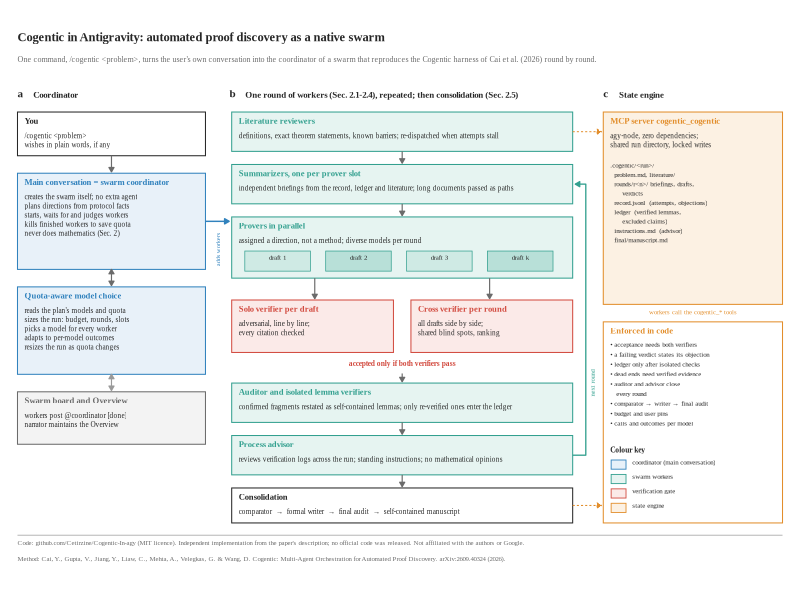

Here is the R script that generated this plot: (Note: this script raises an error after producing the figure.)
# Architecture of Cogentic-In-agy: the Cogentic harness (Cai et al., arXiv:2609.40324) as an
# Antigravity swarm. Schematic-led composite, double-column width (183 mm).
# Run from the repository root:  Rscript docs/figure/architecture.R
# Outputs: docs/figure/cogentic_architecture.{svg,pdf,png}

suppressPackageStartupMessages({
  library(ggplot2)
})

W <- 183; H <- 128                        # canvas in mm (= final size)
pt <- function(x) x / .pt                 # font size in pt -> ggplot size units
FONT <- "Times New Roman"

col <- c(
  ink = "#272727", mid = "#6B6B6B", line = "#9A9A9A", light = "#F3F3F3",
  coord = "#3182BD", coord_bg = "#E8F1F9",   # coordinator / swarm (signal blue)
  work = "#33A08F", work_bg = "#E6F4F1",     # workers (signal teal)
  verify = "#D24B40", verify_bg = "#FBEAE8", # verification gate (accent red)
  engine = "#E28E2C", engine_bg = "#FCF1E3"  # state engine (accent orange)
)

box <- function(x0, x1, y0, y1, fill, border, lwd = 0.35, lty = "solid") {
  annotate("rect", xmin = x0, xmax = x1, ymin = y0, ymax = y1,
           fill = fill, colour = border, linewidth = lwd, linetype = lty)
}
txt <- function(x, y, label, size = 5.6, face = "plain", colour = col[["ink"]], hjust = 0, vjust = 1, lh = 1.05, angle = 0) {
  annotate("text", x = x, y = y, label = label, size = pt(size), fontface = face, angle = angle,
           colour = colour, hjust = hjust, vjust = vjust, family = FONT, lineheight = lh)
}
arr <- function(x0, y0, x1, y1, colour = col[["mid"]], lty = "solid", lwd = 0.4, ends = "last") {
  annotate("segment", x = x0, y = y0, xend = x1, yend = y1, colour = colour, linetype = lty,
           linewidth = lwd, arrow = arrow(length = unit(1.3, "mm"), type = "closed", ends = ends))
}
stage <- function(x0, x1, y0, y1, title, detail, fill, border) {
  list(box(x0, x1, y0, y1, fill, border),
       txt(x0 + 1.6, y1 - 1.3, title, size = 6.2, face = "bold", colour = border),
       txt(x0 + 1.6, y1 - 4.6, detail, size = 5.2, colour = col[["ink"]]))
}
panel_label <- function(x, y, l, title) {
  list(txt(x, y, l, size = 8, face = "bold"), txt(x + 3.6, y - 0.35, title, size = 6.4, face = "bold"))
}

p <- ggplot() +
  coord_fixed(xlim = c(0, W), ylim = c(0, H), expand = FALSE) +
  theme_void(base_family = FONT) +
  theme(plot.background = element_rect(fill = "white", colour = NA),
        plot.margin = margin(0, 0, 0, 0)) +

  # ---- title ----------------------------------------------------------------------------------
  txt(4, H - 3, "Cogentic in Antigravity: automated proof discovery as a native swarm", size = 9, face = "bold") +
  txt(4, H - 8.2, paste0("One command, /cogentic <problem>, turns the user's own conversation into the coordinator of a swarm that ",
                         "reproduces the Cogentic harness of Cai et al. (2026) round by round."),
      size = 5.8, colour = col[["mid"]]) +

  # ---- a: coordinator ---------------------------------------------------------------------------
  panel_label(4, 112, "a", "Coordinator") +
  stage(4, 47, 97, 107, "You", "/cogentic <problem>\nwishes in plain words, if any", "white", col[["ink"]]) +
  arr(25.5, 97, 25.5, 93.3) +
  stage(4, 47, 71, 93, "Main conversation = swarm coordinator",
        paste("creates the swarm itself; no extra agent",
              "plans directions from protocol facts",
              "starts, waits for and judges workers",
              "kills finished workers to save quota",
              "never does mathematics (Sec. 2)", sep = "\n"),
        col[["coord_bg"]], col[["coord"]]) +
  arr(25.5, 71, 25.5, 67.3, ends = "both") +
  stage(4, 47, 47, 67, "Quota-aware model choice",
        paste("reads the plan's models and quota",
              "sizes the run: budget, rounds, slots",
              "picks a model for every worker",
              "adapts to per-model outcomes",
              "resizes the run as quota changes", sep = "\n"),
        col[["coord_bg"]], col[["coord"]]) +
  stage(4, 47, 31, 43, "Swarm board and Overview",
        "workers post @coordinator [done]\nnarrator maintains the Overview",
        col[["light"]], col[["mid"]]) +
  arr(25.5, 47, 25.5, 43.3, ends = "both", colour = col[["line"]]) +
  arr(47, 82, 52.4, 82, colour = col[["coord"]], lwd = 0.5) +
  txt(49.9, 75.5, "adds workers", size = 4.6, colour = col[["coord"]], hjust = 0.5, vjust = 0.5, angle = 90) +

  # ---- b: one round -----------------------------------------------------------------------------
  panel_label(52.5, 112, "b", "One round of workers (Sec. 2.1-2.4), repeated; then consolidation (Sec. 2.5)") +
  stage(53, 131, 98, 107, "Literature reviewers",
        "definitions, exact theorem statements, known barriers; re-dispatched when attempts stall",
        col[["work_bg"]], col[["work"]]) +
  arr(92, 98, 92, 95.3) +
  stage(53, 131, 86, 95, "Summarizers, one per prover slot",
        "independent briefings from the record, ledger and literature; long documents passed as paths",
        col[["work_bg"]], col[["work"]]) +
  arr(92, 86, 92, 83.3) +
  box(53, 131, 69, 83, col[["work_bg"]], col[["work"]]) +
  txt(54.6, 81.7, "Provers in parallel", size = 6.2, face = "bold", colour = col[["work"]]) +
  txt(54.6, 78.4, "assigned a direction, not a method; diverse models per round", size = 5.2) +
  lapply(0:3, function(i) list(
    box(56 + i * 18.5, 71 + i * 18.5, 70.6, 75.2, c("#CFEAE4", "#B8E0D8", "#CFEAE4", "#B8E0D8")[i + 1], col[["work"]], lwd = 0.25),
    txt(63.5 + i * 18.5, 74.1, c("draft 1", "draft 2", "draft 3", "draft k")[i + 1], size = 5, hjust = 0.5))) +
  arr(72, 69, 72, 64.3) + arr(112, 69, 112, 64.3) +
  stage(53, 90, 52, 64, "Solo verifier per draft",
        "adversarial, line by line;\nevery citation checked", col[["verify_bg"]], col[["verify"]]) +
  stage(94, 131, 52, 64, "Cross verifier per round",
        "all drafts side by side;\nshared blind spots, ranking", col[["verify_bg"]], col[["verify"]]) +
  txt(92, 50.3, "accepted only if both verifiers pass", size = 5.4, face = "bold", colour = col[["verify"]], hjust = 0.5) +
  arr(92, 47.2, 92, 45.3) +
  stage(53, 131, 36, 45, "Auditor and isolated lemma verifiers",
        "confirmed fragments restated as self-contained lemmas; only re-verified ones enter the ledger",
        col[["work_bg"]], col[["work"]]) +
  arr(92, 36, 92, 33.3) +
  stage(53, 131, 24, 33, "Process advisor",
        "reviews verification logs across the run; standing instructions; no mathematical opinions",
        col[["work_bg"]], col[["work"]]) +
  # loop back to the briefings
  annotate("path", x = c(131, 134, 134, 131.6), y = c(28.5, 28.5, 90.5, 90.5),
           colour = col[["work"]], linewidth = 0.45,
           arrow = arrow(length = unit(1.3, "mm"), type = "closed")) +
  txt(135.6, 45, "next round", size = 4.8, colour = col[["work"]], hjust = 0.5, vjust = 0.5, angle = 90) +
  arr(92, 24, 92, 21.3) +
  box(53, 131, 13, 21, "white", col[["ink"]]) +
  txt(54.6, 19.7, "Consolidation", size = 6.2, face = "bold") +
  txt(54.6, 16.4, "comparator  →  formal writer  →  final audit  →  self-contained manuscript", size = 5.2) +

  # ---- c: state engine --------------------------------------------------------------------------
  panel_label(138, 112, "c", "State engine") +
  box(138, 179, 63, 107, col[["engine_bg"]], col[["engine"]]) +
  txt(139.6, 105.7, "MCP server cogentic_cogentic", size = 6.2, face = "bold", colour = col[["engine"]]) +
  txt(139.6, 102.4, "agy-node, zero dependencies;\nshared run directory, locked writes", size = 5.2) +
  txt(139.6, 95.2, paste(".cogentic/<run>/",
                          "  problem.md, literature/",
                          "  rounds/r<n>/ briefings, drafts,",
                          "      verdicts",
                          "  record.jsonl  (attempts, objections)",
                          "  ledger  (verified lemmas,",
                          "      excluded claims)",
                          "  instructions.md  (advisor)",
                          "  final/manuscript.md", sep = "\n"),
      size = 5, lh = 1.12) +
  box(138, 179, 13, 59, "white", col[["engine"]]) +
  txt(139.6, 57.7, "Enforced in code", size = 6.2, face = "bold", colour = col[["engine"]]) +
  txt(139.6, 54.2, paste("• acceptance needs both verifiers",
                          "• a failing verdict states its objection",
                          "• ledger only after isolated checks",
                          "• dead ends need verified evidence",
                          "• auditor and advisor close",
                          "   every round",
                          "• comparator → writer → final audit",
                          "• budget and user pins",
                          "• calls and outcomes per model", sep = "\n"),
      size = 5, lh = 1.18) +
  arr(131, 102.5, 137.6, 102.5, colour = col[["engine"]], lty = "22", lwd = 0.35) +
  arr(131, 17, 137.6, 17, colour = col[["engine"]], lty = "22", lwd = 0.35) +
  txt(158.5, 61.2, "workers call the cogentic_* tools", size = 4.8, colour = col[["engine"]], hjust = 0.5, vjust = 0.5) +
  # colour key
  txt(139.6, 30.5, "Colour key", size = 5.4, face = "bold") +
  lapply(seq_along(c("coord", "work", "verify", "engine")), function(i) {
    k <- c("coord", "work", "verify", "engine")[i]
    lab <- c("coordinator (main conversation)", "swarm workers", "verification gate", "state engine")[i]
    y <- 27.4 - (i - 1) * 3.3
    list(box(139.8, 143.2, y - 2.1, y, col[[paste0(k, "_bg")]], col[[k]], lwd = 0.3),
         txt(144.6, y - 0.1, lab, size = 5))
  }) +

  # ---- footer: code and citation ----------------------------------------------------------------
  annotate("segment", x = 4, xend = 179, y = 10.2, yend = 10.2, colour = col[["line"]], linewidth = 0.25) +
  txt(4, 8.9, "Code: github.com/Cetirzine/Cogentic-In-agy (MIT licence). Independent implementation from the paper's description; no official code was released. Not affiliated with the authors or Google.",
      size = 4.9, colour = col[["mid"]]) +
  txt(4, 5.2, "Method: Cai, Y., Gupta, V., Jiang, Y., Liaw, C., Mehta, A., Velegkas, G. & Wang, D. Cogentic: Multi-Agent Orchestration for Automated Proof Discovery. arXiv:2609.40324 (2026).",
      size = 4.9, colour = col[["mid"]])

out <- file.path("docs", "figure", "cogentic_architecture")
w <- W / 25.4; h <- H / 25.4
svglite::svglite(paste0(out, ".svg"), width = w, height = h); print(p); invisible(dev.off())
grDevices::cairo_pdf(paste0(out, ".pdf"), width = w, height = h, family = FONT); print(p); invisible(dev.off())
ragg::agg_png(paste0(out, ".png"), width = w, height = h, units = "in", res = 600, background = "white"); print(p); invisible(dev.off())
cat("wrote", out, ".svg/.pdf/.png\n")
